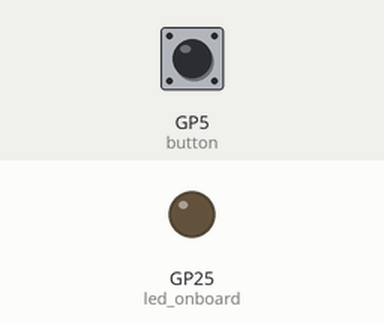
Bench run of a program on a simulated Raspberry Pi Pico running MicroPython. Parts: output pins drawn as LEDs (lit = HIGH). Dashed ring = blinking. Inputs (shaded band) come from the test bench; at power-on: GP5 (button) LOW.

Above: at 1.2 s.
1.3 s: GP5 (button) pulled HIGH for 3.2 s
At 2.1 s:
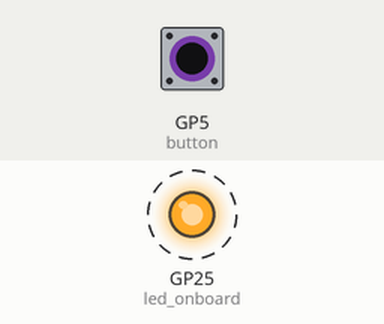
6.0 s: GP5 (button) pulled HIGH for 0.15 s
At 6.8 s:
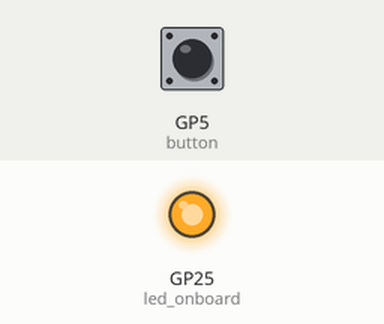
7.6 s: GP5 (button) pulled HIGH for 1 s
At 8.1 s:
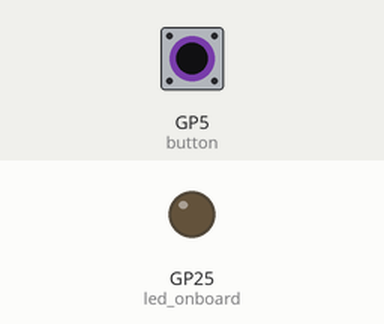
Timing chart, 0 to 10.6 s (numbered marks = the images above; inputs shaded):
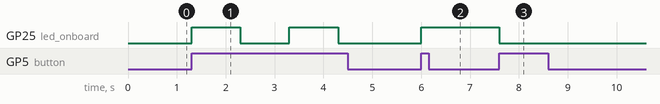

Measured:
- after the input at 1.3 s, GP25 (led_onboard): alternates HIGH for 1.0 s and LOW for 1.0 s, starting at once
- after the input at 6.0 s, GP25 (led_onboard): LOW → HIGH at once
- after the input at 7.6 s, GP25 (led_onboard): HIGH → LOW at once

The program:

BlinkButton.py
```python
#blink onboard LED for 1 second via button. Cihazdaki dahili LED'i buton ile 1 saniye boyunca aç-kapat.#
from machine import Pin
import utime
led_onboard = machine.Pin(25, machine.Pin.OUT) #onboard LED is on Pin 25. Dahili LED Pin 25'tedir.
button = machine.Pin(5, Pin.IN, Pin.PULL_DOWN) #Button is connected on Pin 5. Buton Pin 5'e bağlandı.
while True:
  if button.value(): #If the button is pressed. Eğer butona basıldıysa
    led_onboard.toggle() #Toggle the onboard LED. Dahili LED'i aç-kapa yap.
    utime.sleep(1) #Sleep for 1 seconds, if it's too short, multiple button presses will be registered for one button press. 1 saniye uyu, eğer süre çok kısa olursa, butona basma çoklu algılanabilir.
```
